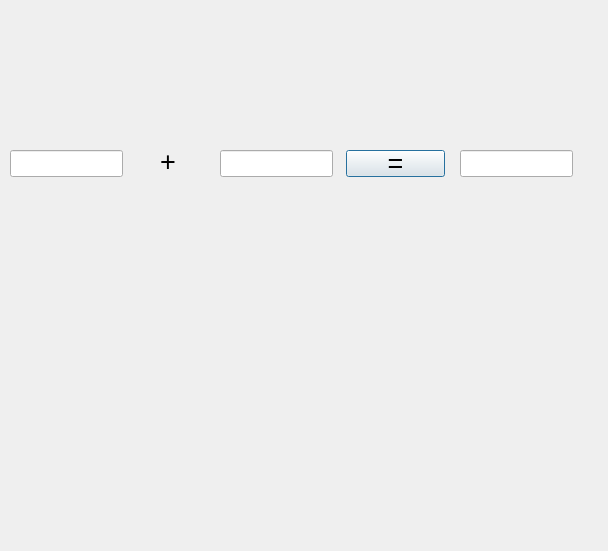
<?xml version="1.0" encoding="UTF-8"?>
<ui version="4.0">
 <class>Dialog</class>
 <widget class="QDialog" name="Dialog">
  <property name="geometry">
   <rect>
    <x>0</x>
    <y>0</y>
    <width>608</width>
    <height>551</height>
   </rect>
  </property>
  <property name="windowTitle">
   <string>Dialog</string>
  </property>
  <widget class="QLineEdit" name="add">
   <property name="geometry">
    <rect>
     <x>10</x>
     <y>150</y>
     <width>113</width>
     <height>27</height>
    </rect>
   </property>
  </widget>
  <widget class="QLineEdit" name="added">
   <property name="geometry">
    <rect>
     <x>220</x>
     <y>150</y>
     <width>113</width>
     <height>27</height>
    </rect>
   </property>
  </widget>
  <widget class="QLineEdit" name="res">
   <property name="geometry">
    <rect>
     <x>460</x>
     <y>150</y>
     <width>113</width>
     <height>27</height>
    </rect>
   </property>
  </widget>
  <widget class="QLabel" name="oper">
   <property name="geometry">
    <rect>
     <x>160</x>
     <y>153</y>
     <width>41</width>
     <height>17</height>
    </rect>
   </property>
   <property name="font">
    <font>
     <pointsize>20</pointsize>
    </font>
   </property>
   <property name="text">
    <string>+</string>
   </property>
  </widget>
  <widget class="QPushButton" name="equ">
   <property name="geometry">
    <rect>
     <x>346</x>
     <y>150</y>
     <width>99</width>
     <height>27</height>
    </rect>
   </property>
   <property name="font">
    <font>
     <pointsize>20</pointsize>
    </font>
   </property>
   <property name="text">
    <string>=</string>
   </property>
  </widget>
 </widget>
 <resources/>
 <connections/>
</ui>
